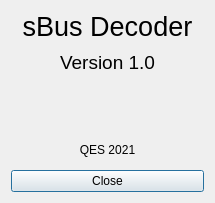
<?xml version="1.0" encoding="UTF-8"?>
<ui version="4.0">
 <class>AboutDialog</class>
 <widget class="QDialog" name="AboutDialog">
  <property name="geometry">
   <rect>
    <x>0</x>
    <y>0</y>
    <width>215</width>
    <height>203</height>
   </rect>
  </property>
  <property name="windowTitle">
   <string>About sBus Decoder</string>
  </property>
  <property name="modal">
   <bool>false</bool>
  </property>
  <layout class="QVBoxLayout" name="verticalLayout">
   <item>
    <widget class="QLabel" name="label">
     <property name="font">
      <font>
       <pointsize>20</pointsize>
      </font>
     </property>
     <property name="text">
      <string>sBus Decoder</string>
     </property>
     <property name="alignment">
      <set>Qt::AlignCenter</set>
     </property>
    </widget>
   </item>
   <item>
    <widget class="QLabel" name="label_2">
     <property name="font">
      <font>
       <pointsize>14</pointsize>
      </font>
     </property>
     <property name="text">
      <string>Version 1.0</string>
     </property>
     <property name="alignment">
      <set>Qt::AlignCenter</set>
     </property>
    </widget>
   </item>
   <item>
    <layout class="QHBoxLayout" name="horizontalLayout">
     <item>
      <spacer name="horizontalSpacer">
       <property name="orientation">
        <enum>Qt::Horizontal</enum>
       </property>
       <property name="sizeHint" stdset="0">
        <size>
         <width>40</width>
         <height>20</height>
        </size>
       </property>
      </spacer>
     </item>
     <item>
      <widget class="QLabel" name="label_4">
       <property name="minimumSize">
        <size>
         <width>48</width>
         <height>48</height>
        </size>
       </property>
       <property name="text">
        <string/>
       </property>
       <property name="pixmap">
        <pixmap resource="resources.qrc">:/images/icon.ico</pixmap>
       </property>
       <property name="scaledContents">
        <bool>true</bool>
       </property>
       <property name="alignment">
        <set>Qt::AlignCenter</set>
       </property>
      </widget>
     </item>
     <item>
      <spacer name="horizontalSpacer_2">
       <property name="orientation">
        <enum>Qt::Horizontal</enum>
       </property>
       <property name="sizeHint" stdset="0">
        <size>
         <width>40</width>
         <height>20</height>
        </size>
       </property>
      </spacer>
     </item>
    </layout>
   </item>
   <item>
    <widget class="QLabel" name="label_3">
     <property name="text">
      <string>QES 2021</string>
     </property>
     <property name="alignment">
      <set>Qt::AlignCenter</set>
     </property>
    </widget>
   </item>
   <item>
    <widget class="QPushButton" name="closePushButton">
     <property name="text">
      <string>Close</string>
     </property>
    </widget>
   </item>
  </layout>
 </widget>
 <resources>
  <include location="resources.qrc"/>
 </resources>
 <connections/>
</ui>
